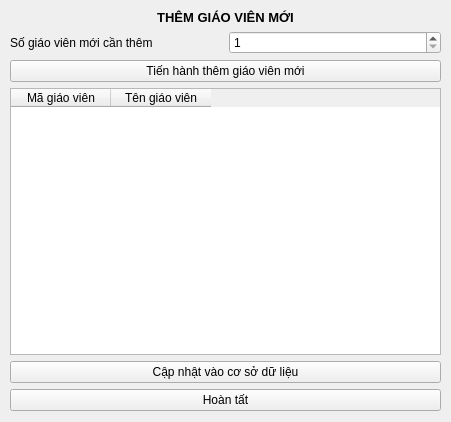
<?xml version="1.0" encoding="UTF-8"?>
<ui version="4.0">
 <class>themgv</class>
 <widget class="QWidget" name="themgv">
  <property name="geometry">
   <rect>
    <x>0</x>
    <y>0</y>
    <width>451</width>
    <height>422</height>
   </rect>
  </property>
  <property name="windowTitle">
   <string>Form</string>
  </property>
  <widget class="QWidget" name="layoutWidget">
   <property name="geometry">
    <rect>
     <x>10</x>
     <y>10</y>
     <width>431</width>
     <height>401</height>
    </rect>
   </property>
   <layout class="QVBoxLayout" name="verticalLayout_2">
    <item>
     <widget class="QLabel" name="label_2">
      <property name="text">
       <string>&lt;html&gt;&lt;head/&gt;&lt;body&gt;&lt;p align=&quot;center&quot;&gt;&lt;span style=&quot; font-size:10pt; font-weight:600;&quot;&gt;THÊM GIÁO VIÊN MỚI&lt;/span&gt;&lt;/p&gt;&lt;/body&gt;&lt;/html&gt;</string>
      </property>
     </widget>
    </item>
    <item>
     <layout class="QVBoxLayout" name="verticalLayout">
      <item>
       <layout class="QHBoxLayout" name="horizontalLayout">
        <item>
         <widget class="QLabel" name="label">
          <property name="text">
           <string>Số giáo viên mới cần thêm</string>
          </property>
         </widget>
        </item>
        <item>
         <widget class="QSpinBox" name="sogvmoi">
          <property name="minimum">
           <number>1</number>
          </property>
         </widget>
        </item>
       </layout>
      </item>
      <item>
       <widget class="QPushButton" name="but_themgv">
        <property name="text">
         <string>Tiến hành thêm giáo viên mới</string>
        </property>
       </widget>
      </item>
     </layout>
    </item>
    <item>
     <widget class="QTableWidget" name="addgv_view">
      <column>
       <property name="text">
        <string>Mã giáo viên</string>
       </property>
      </column>
      <column>
       <property name="text">
        <string>Tên giáo viên</string>
       </property>
      </column>
     </widget>
    </item>
    <item>
     <widget class="QPushButton" name="updatedata">
      <property name="text">
       <string>Cập nhật vào cơ sở dữ liệu</string>
      </property>
     </widget>
    </item>
    <item>
     <widget class="QPushButton" name="hoantat">
      <property name="text">
       <string>Hoàn tất</string>
      </property>
     </widget>
    </item>
   </layout>
  </widget>
 </widget>
 <resources/>
 <connections/>
</ui>
